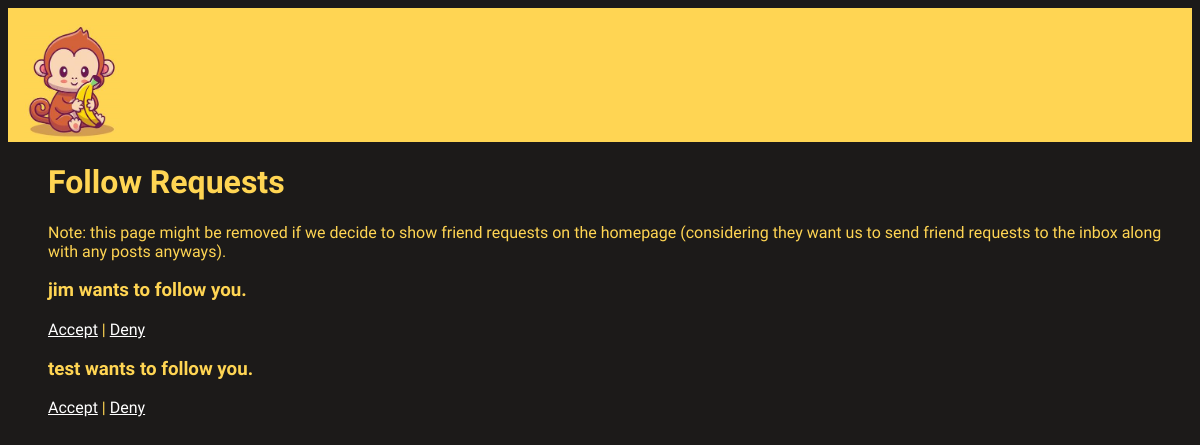
The app's page /authors/6/followrequests/ (signed in) with its own data.
### accounts/models.py (models this page shows, shortened)
class FollowRequests(models.Model):
    summary = models.CharField(max_length=100)
    requester = models.JSONField(default=dict)
    recipient = models.JSONField(default=dict)
    sent_at = models.DateTimeField(auto_now_add=True)
    class Meta:
        unique_together = ('requester', 'recipient')

### pages/views.py (the view)
# urls.py: path("authors/<int:pk>/followrequests/", FollowRequestsListView.as_view(), name="author_requests"),
class FollowRequestsListView(ListView): # basic generic view that just displays template
    model = FollowRequests
    template_name = "followrequests.html"
    context_object_name = 'requests_list'

### templates/followrequests.html
{% extends "base.html" %}
{% block content %}
<ul>
<h1>Follow Requests</h1>
<p>Note: this page might be removed if we decide to show friend requests on the homepage (considering they want us to
    send friend requests to the inbox along with any posts anyways).
</p>
{% for request in requests_list %}
    {% if user.username == request.recipient.username %}
        <h3>{{request.requester.username}} wants to follow you.</h3>
        <a href="{% url 'fq_accept' pk=user.pk fq_pk=request.pk %}">Accept</a> | <a href="{% url 'fq_deny' pk=user.pk fq_pk=request.pk %}">Deny</a>
    {% endif %}
{% empty %}
    <li>No friend requests yet.</li>
{% endfor %}
</ul>
{% endblock content %}

### static/css/main.css (style rules this page uses)
body { font-family: 'Lalezar', sans-serif; font-size: 16px; background-color: #1C1A19; color:#FFD553 }
a { color:rgb(255, 255, 255) }

### records on screen
FollowRequests: requester.username "jim"
FollowRequests: requester.username "test"
